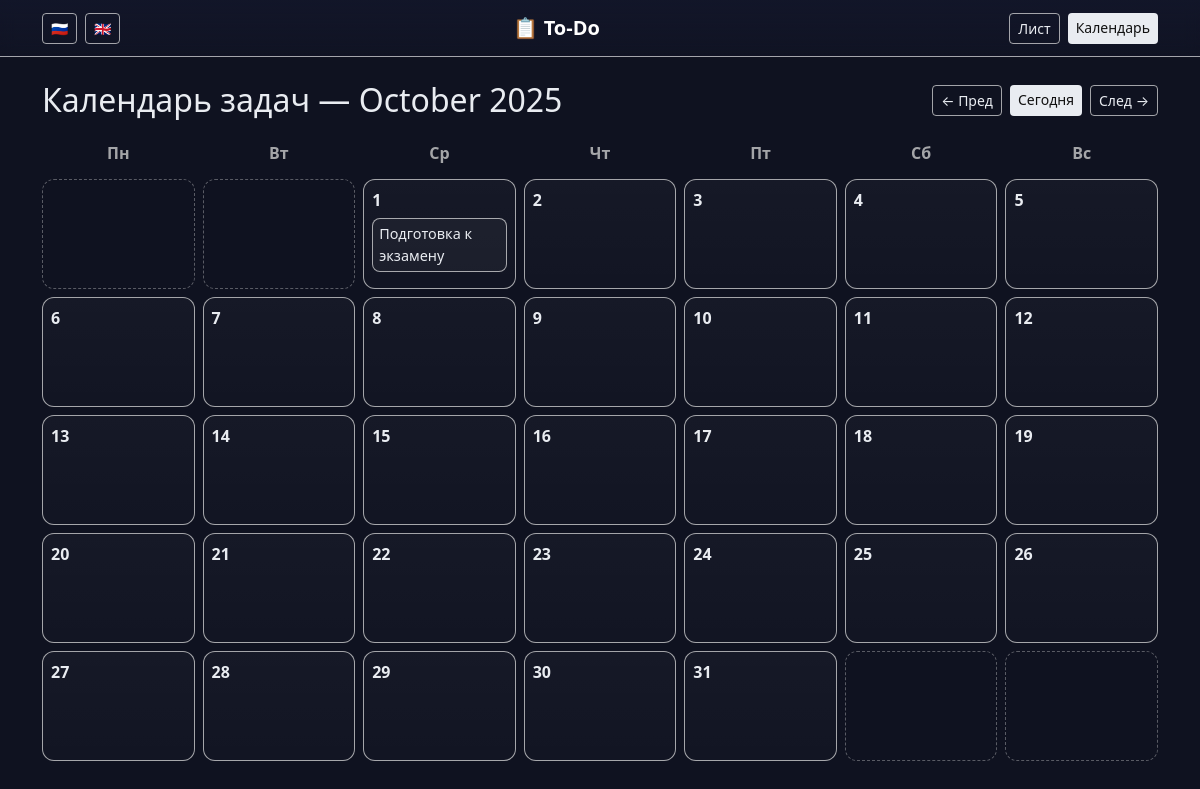
The page /calendar?year=2025&month=10 on the database as committed earlier.
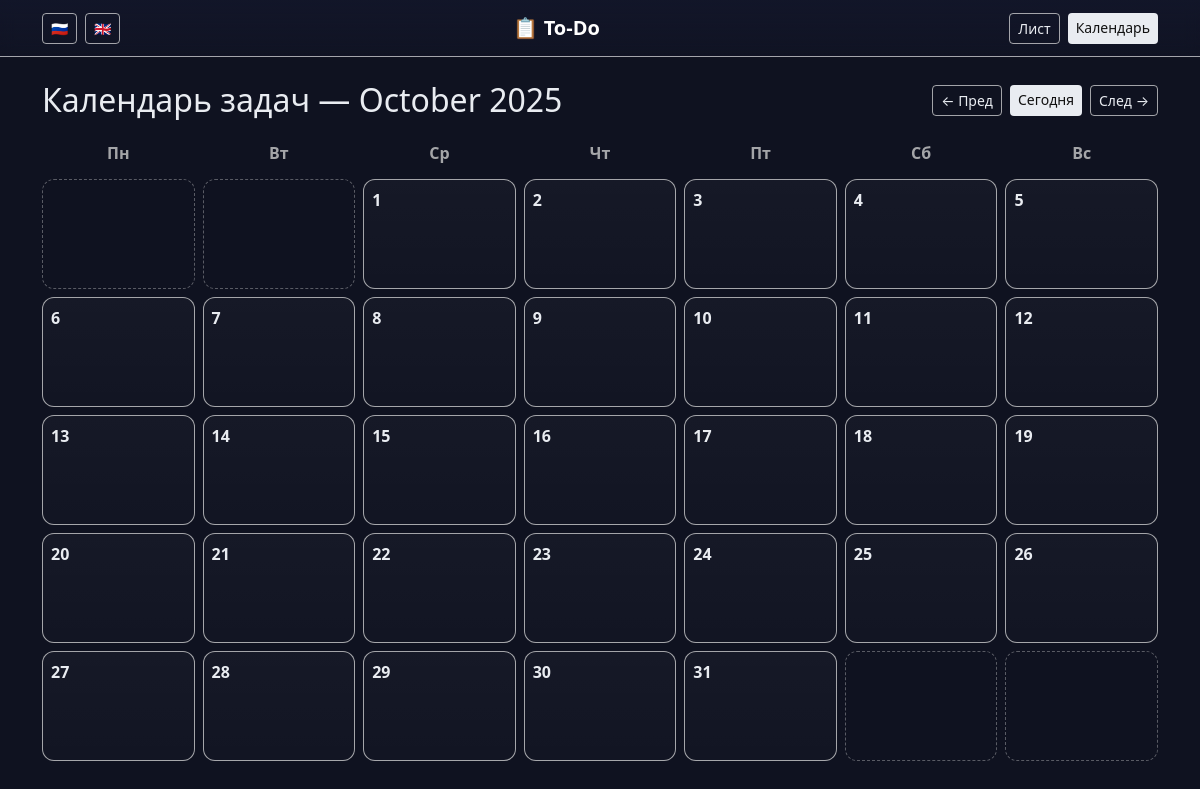
The same page on the database as committed later.
### tables this page shows
CREATE TABLE tasks (
            id INTEGER PRIMARY KEY AUTOINCREMENT,
            title TEXT NOT NULL,
            description TEXT,
            due_date TEXT, -- ISO формат YYYY-MM-DD
            complete INTEGER NOT NULL DEFAULT 0,
            created_at TEXT DEFAULT (datetime('now')),
            completed_at TEXT
        );

### app.py (the view)
@app.route("/calendar")
def calendar_view():
    today = date.today()
    year = int(request.args.get("year", today.year))
    month = int(request.args.get("month", today.month))
    month_start = f"{year:04d}-{month:02d}-01"
    _, last_day = pycalendar.monthrange(year, month)
    month_end = f"{year:04d}-{month:02d}-{last_day:02d}"
    conn = get_db_connection()
    rows = conn.execute(
        """
        SELECT * FROM tasks
        WHERE due_date IS NOT NULL
          AND due_date >= ?
          AND due_date <= ?
        ORDER BY due_date ASC, complete ASC
        """,
        (month_start, month_end),
    ).fetchall()
    conn.close()
    by_date = {}
    for r in rows:
        by_date.setdefault(r["due_date"], []).append(r)
    cal = pycalendar.monthcalendar(year, month)  # списки недель, 0 = пустая ячейка
    month_name = pycalendar.month_name[month]
    return render_template(
        "calendar.html",
        cal=cal,
        year=year,
        month=month,
        month_name=month_name,
        by_date=by_date,
        today=today,
    )

### app.py (called while the page is built)
@app.context_processor  # Декоратор
def inject_translations():
    lang = request.args.get("lang", "ru")
    return dict(
        t=translations.get(lang, translations["ru"]),
        current_lang=lang
    )

def get_db_connection():
    conn = sqlite3.connect(DB_PATH)
    conn.row_factory = sqlite3.Row
    return conn

### templates/calendar.html
{% extends "base.html" %}
{% block content %}
<div class="d-flex justify-content-between align-items-center mb-3">
  <h2 class="m-0">{{ t["title"] }} — {{ month_name }} {{ year }}</h2>
  <div class="d-flex gap-2">
    <a class="btn btn-outline-light btn-sm"
       href="{{ url_for('calendar_view', year=(month == 1 and year-1 or year), month=(month == 1 and 12 or month-1)) }}">← {{ t["prev"] }}</a>
    <a class="btn btn-light btn-sm"
       href="{{ url_for('calendar_view', year=today.year, month=today.month) }}">{{ t["today"] }}</a>
    <a class="btn btn-outline-light btn-sm"
       href="{{ url_for('calendar_view', year=(month == 12 and year+1 or year), month=(month == 12 and 1 or month+1)) }}">{{ t["next"] }} →</a>
  </div>
</div>
<div class="calendar-grid">
  {% for day in t["weekdays"] %}
    <div class="calendar-head">{{ day }}</div>
  {% endfor %}
  {% for week in cal %}
    {% for day in week %}
      {% if day == 0 %}
        <div class="calendar-cell empty"></div>
      {% else %}
        {% set key = "%04d-%02d-%02d"|format(year, month, day) %}
        {% set items = by_date.get(key, []) %}
        <div class="calendar-cell {% if today.year==year and today.month==month and today.day==day %}today{% endif %}">
          <div class="calendar-day">{{ day }}</div>
          {% for t in items %}
            <div class="calendar-item {% if t.complete %}done{% endif %}">
              {{ t.title }}
            </div>
          {% endfor %}
        </div>
      {% endif %}
    {% endfor %}
  {% endfor %}
</div>
{% endblock %}

Rows that differ between the two databases and show on the page:
removed tasks: title "Подготовка к экзамену"
